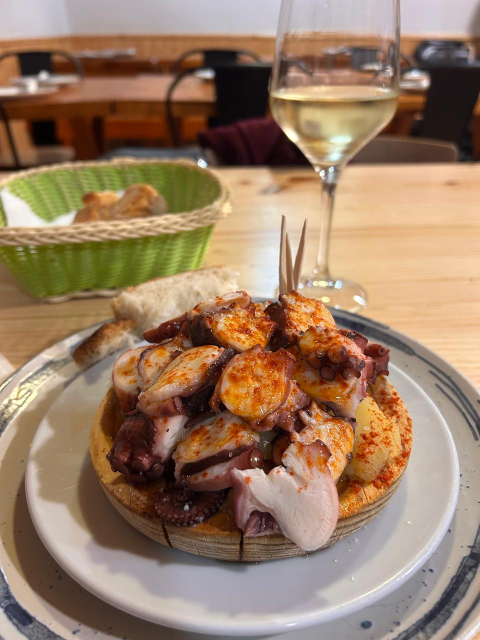
#> input picture imagen.jpeg, 960 x 1280 px (shown at 1/2 size)
$ jupyter execute assigment1.ipynb   (older library calls are emulated)
#> lines starting #> are read from the running program, lines starting #| are printed output that depends on the picture
Students: Karina and Nicolas

Instruction: Take a picture of a cluttered scenario with the presence of several objects, resize the picture as to be 448x336 pixels. Read and show the picture using OpenCV.

**Part3.Load and Resize**

[cell 1]
import cv2

# Read JPEG image
image = cv2.imread("imagen.jpeg")
#> image is the input picture: shape (1280, 960, 3); mean B, G, R 101.4, 125.5, 153.5

# Check if the image was loaded
if image is None:
    raise FileNotFoundError("Image not found")

# Convert JPEG to PNG
cv2.imwrite("imagen.png", image)

print("Image successfully converted to PNG")

[cell 2]
# Read PNG image
image = cv2.imread("imagen.png")

# Resize to 448x336 pixels
resized = cv2.resize(image, (448, 336))
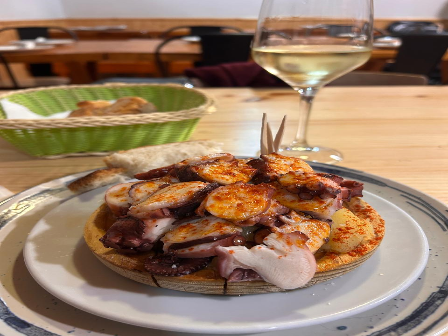
#> resized: shape (336, 448, 3); mean B, G, R 101.3, 125.4, 153.4

# Save resized image
cv2.imwrite("photo_resized.png", resized)

# Verify dimensions
print("Resized dimensions:", resized.shape)
#| Resized dimensions: (336, 448, 3)

[cell 3]
import matplotlib.pyplot as plt

# Convert BGR to RGB

resized_rgb = cv2.cvtColor(resized, cv2.COLOR_BGR2RGB)

fig = plt.figure(figsize=(8, 6), frameon=False)
ax = fig.add_axes((0, 0, 1, 1))
ax.imshow(resized_rgb)
ax.set_axis_off()

# Display image
plt.imshow(resized_rgb)
plt.axis("off")
plt.show()

**Part 4.Filter aplication**

Parameters to play with:
- **ksize:** Size of the filter, for example (21, 21).
- **sigma:** Controls the spread of the Gaussian envelope.
- **theta:** Orientation of the filter in radians.
- **lambd:** Wavelength; determines the spatial frequency.
- **gamma:** Controls how elongated the filter is.
- **psi:** Phase of the wave, which changes the filter's response.

[cell 4]
#Preprocessing: Conver image in gray acale so we can use a unique value of intensity per pixel instead of 3 values (RGB) per pixel.
import numpy as np
import matplotlib.pyplot as plt

# Convert image to grayscale
gray = cv2.cvtColor(resized, cv2.COLOR_BGR2GRAY)
fig = plt.figure(figsize=(8, 6), frameon=False)
#Removing blank space around the image
ax = fig.add_axes((0, 0, 1, 1))
ax.imshow(resized_rgb)
ax.set_axis_off()
# Display grayscale image
plt.imshow(gray, cmap="gray", vmin=0, vmax=255)
plt.axis("off")
plt.show()

[cell 5]
#Filter implementation
# Four orientations
angles = [0, 45, 90, 135]

# Store filtered images
filtered_images = []

for angle in angles:

    # Create Gabor kernel
    kernel = cv2.getGaborKernel(
        (21, 21),          # Kernel size
        4.0,               # Sigma
        np.deg2rad(angle), # Orientation
        10.0,              # Wavelength
        0.5,               # Gamma
        0                 # Phase
    )

    # Apply filter
    filtered = cv2.filter2D(gray.astype(np.float32), cv2.CV_32F, kernel)

    filtered_images.append(np.abs(filtered))
#> this loop made 4 passes
#> pass 3, `filtered = cv2.filter2D(gray.astype(np.float32), cv2.CV_32F, kernel)`:
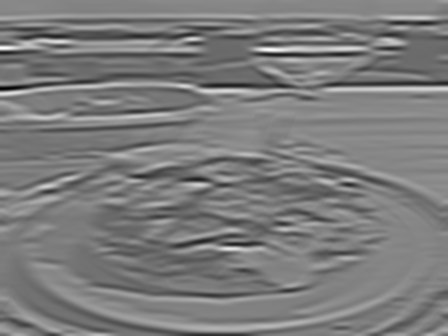
#> filtered: shape (336, 448) float32; min -4310.9, max 6232, mean 833.7; drawn with min black and max white
#> after the loop, filtered_images = 4 items

[cell 6]
#Show result
fig, axes = plt.subplots(1, 4, figsize=(14, 4))

for i in range(4):
    axes[i].imshow(filtered_images[i], cmap="gray")
    axes[i].set_title(f"{angles[i]}°")
    axes[i].axis("off")

plt.tight_layout()
plt.show()
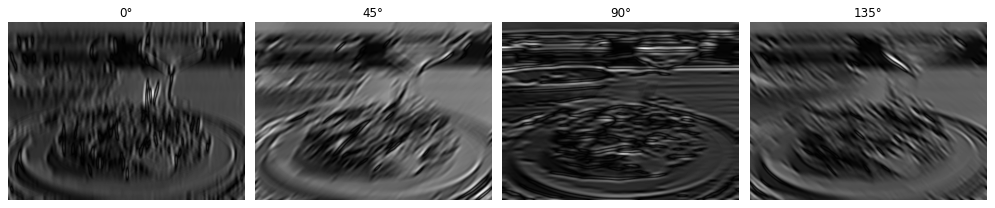
#> figure drawn by matplotlib, 4 panels

[cell 7]
# Maximum response at each pixel
combined = np.maximum.reduce(filtered_images)

# Create figure without borders
fig = plt.figure(figsize=(8, 6), frameon=False)
ax = fig.add_axes((0, 0, 1, 1))

# Display combined Gabor result
ax.imshow(combined, cmap="gray")
ax.set_axis_off()

plt.show()

[cell 8]
#Playing with differentparameters:

#  Three parameter sets for size, sigma, lambd, gamma
parameters = [
    (11, 2.0, 5.0, 0.5),
    (21, 4.0, 10.0, 0.5),
    (31, 6.0, 15.0, 0.8)
]

angles = [0, 45, 90, 135]
results = []

for size, sigma, lambd, gamma in parameters:

    filtered_images = []

    for angle in angles:

        kernel = cv2.getGaborKernel(
            (size, size),
            sigma,
            np.deg2rad(angle),
            lambd,
            gamma,
            0
        )

        filtered = cv2.filter2D(
            gray.astype(np.float32),
            cv2.CV_32F,
            kernel
        )

        filtered_images.append(np.abs(filtered))   # ← CAMBIO
    # Combine using maximum value
    combined = np.maximum.reduce(filtered_images)

    results.append(combined)
#> this loop made 3 passes
#> pass 1, `combined = np.maximum.reduce(filtered_images)`:
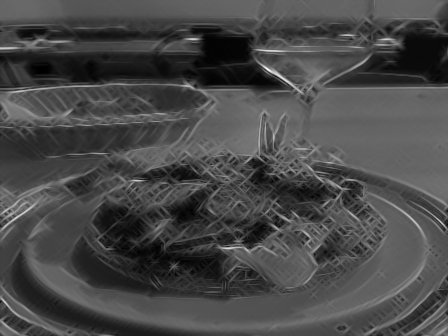
#> combined: shape (336, 448) float32; min 8.7, max 1536.4, mean 446.5; drawn with min black and max white
#> pass 3, `combined = np.maximum.reduce(filtered_images)`:
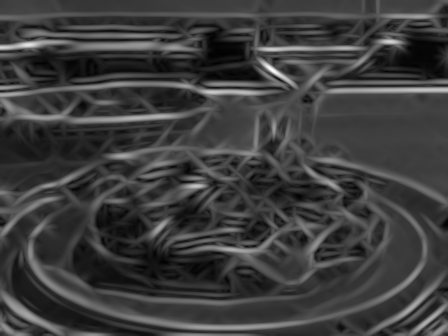
#> combined: shape (336, 448) float32; min 35.39, max 10747.2, mean 2643.7; drawn with min black and max white
#> after the loop, results = 3 items

# Display three results
fig, axes = plt.subplots(1, 3, figsize=(12, 4))

for i in range(3):
    axes[i].imshow(results[i], cmap="gray")
    axes[i].set_title(f"Set {i+1}")
    axes[i].axis("off")

plt.tight_layout()
plt.show()

Conclusion of the exercise:

A Gabor filter was applied to the grayscale image using four different orientations: 0°, 45°, 90°, and 135°. Each orientation helps detect different edges and textures in the image. The four results were combined by selecting the maximum value for each pixel.

Three different parameter sets were tested by changing the kernel size, sigma, wavelength, and gamma. The first set uses a smaller filter to detect finer details, while the second set focuses on medium-sized patterns. The third set uses a larger filter to detect broader structures.

This experiment helps us understand how Gabor filters work and how changing their parameters affects the detection of textures and edges in an image.

Part 5: Apply the Canny Edge detector. Show the result and compare to the result from the
Gabor.

[cell 9]
# Exercise 5: Canny edge detector

# Remove noise by blurring with a Gaussian filter (as in the Laplace example, Lecture 3)
blurred = cv2.GaussianBlur(gray, (3, 3), 0)

# Apply Canny to the blurred grayscale image
edges = cv2.Canny(blurred, 50, 150)
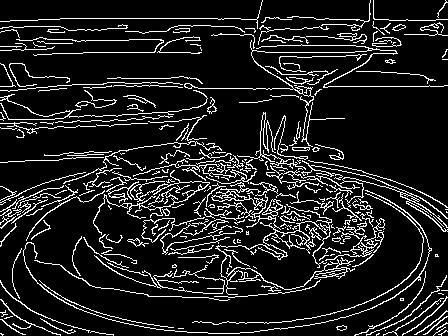
#> edges: shape (336, 448); 12.1% white in thin lines or dots

# Check the output
print(edges.shape, edges.dtype, np.unique(edges))
#| (336, 448) uint8 [  0 255]

# Show the result
fig = plt.figure(figsize=(8, 6), frameon=False)
ax = fig.add_axes((0, 0, 1, 1))
ax.imshow(edges, cmap="gray")
ax.set_axis_off()
plt.show()

[cell 10]
# Try different threshold pairs (low, high)
thresholds = [(20, 60), (50, 150), (100, 300)]

fig, axes = plt.subplots(1, 3, figsize=(15, 4))

for i, (low, high) in enumerate(thresholds):
    edges_i = cv2.Canny(blurred, low, high)
    axes[i].imshow(edges_i, cmap="gray")
    axes[i].set_title(f"low={low}, high={high}")
    axes[i].axis("off")
#> this loop made 3 passes
#> pass 1, `edges_i = cv2.Canny(blurred, low, high)`:
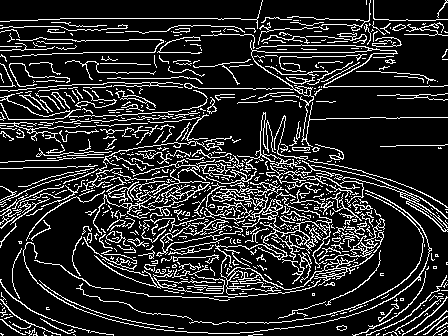
#> edges_i: shape (336, 448); 16.2% white in thin lines or dots

plt.tight_layout()
plt.show()

[cell 11]
# Compare Gabor (combined, set 2) vs Canny
gabor_result = results[1]          # same parameters as cell 8: (21, 4.0, 10.0, 0.5)
canny_result = cv2.Canny(blurred, 50, 150)

fig, axes = plt.subplots(1, 3, figsize=(15, 4))

axes[0].imshow(gray, cmap="gray")
axes[0].set_title("Original (grayscale)")

axes[1].imshow(gabor_result, cmap="gray")
axes[1].set_title("Gabor (max of 4 orientations)")

axes[2].imshow(canny_result, cmap="gray")
axes[2].set_title("Canny (50, 150)")

for ax in axes:
    ax.axis("off")

plt.tight_layout()
plt.show()

The choice of thresholds has a strong effect on Canny: low thresholds add a lot of noise (textures and small brightness changes appear as edges), while high thresholds keep only the strongest contours but can break weaker edges, such as the glass stem. Medium thresholds (50, 150) gave the best balance for our image.

Compared to Gabor, Canny gives thin, continuous and binary edges, which makes it better for outlining object shapes. Gabor gives a continuous and blurrier response that depends on orientation and stripe size, so it is more useful for detecting textures and repeated patterns than clean contours

Part 6: Implement a Gaussian and a Laplacian pyramid. Show the results. Comment on
the high and low frequencies and their locations in the results.

[cell 12]
# Exercise 6: Gaussian pyramid
levels = 4
gaussian_pyramid = [gray]

for i in range(levels - 1):
    smaller = cv2.pyrDown(gaussian_pyramid[-1])   # blur + halve the size
    gaussian_pyramid.append(smaller)
#> after the loop, gaussian_pyramid = 4 items

# Show the levels
fig, axes = plt.subplots(1, levels, figsize=(16, 4))
for i, level in enumerate(gaussian_pyramid):
    axes[i].imshow(level, cmap="gray")
    axes[i].set_title(f"G{i}: {level.shape[1]}x{level.shape[0]}")
    axes[i].axis("off")

plt.tight_layout()
plt.show()

[cell 13]
# Laplacian pyramid: L_i = G_i - expand(G_{i+1})
laplacian_pyramid = []

for i in range(levels - 1):
    current = gaussian_pyramid[i]
    smaller = gaussian_pyramid[i + 1]

    # Expand the smaller level back to the size of the current one
    expanded = cv2.pyrUp(smaller, dstsize=(current.shape[1], current.shape[0]))

    # Difference = details lost between the two levels (use float to keep negatives)
    detail = current.astype(np.float32) - expanded.astype(np.float32)
    laplacian_pyramid.append(detail)
#> this loop made 3 passes
#> pass 1, `expanded = cv2.pyrUp(smaller, dstsize=(current.shape[1], current.shape..`:
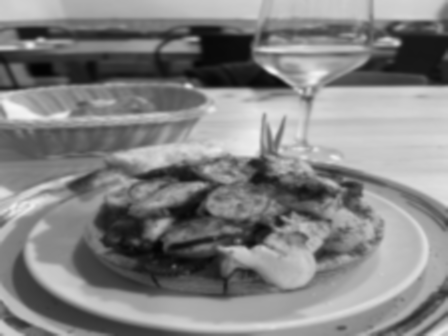
#> expanded: shape (336, 448); min 3, max 245, mean 131.1
#> pass 2, `detail = current.astype(np.float32) - expanded.astype(np.float32)`:
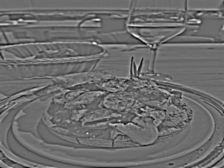
#> detail: shape (168, 224) float32; min -60, max 80, mean -0.1; drawn with min black and max white
#> after the loop, laplacian_pyramid = 3 items

# The last level is the smallest Gaussian level (low frequencies)
laplacian_pyramid.append(gaussian_pyramid[-1].astype(np.float32))

# Show the levels
fig, axes = plt.subplots(1, levels, figsize=(16, 4))
for i, level in enumerate(laplacian_pyramid):
    if i < levels - 1:
        axes[i].imshow(np.abs(level), cmap="gray")   # details: show their strength
        axes[i].set_title(f"L{i}: {level.shape[1]}x{level.shape[0]}")
    else:
        axes[i].imshow(level, cmap="gray")           # residual: low frequencies
        axes[i].set_title(f"L{i} = G{i} (residual)")
    axes[i].axis("off")

plt.tight_layout()
plt.show()
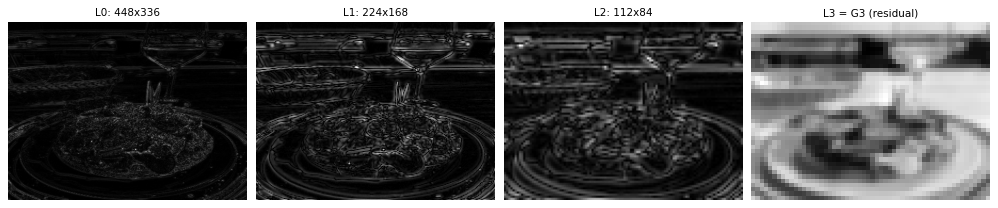
#> figure drawn by matplotlib, 4 panels
